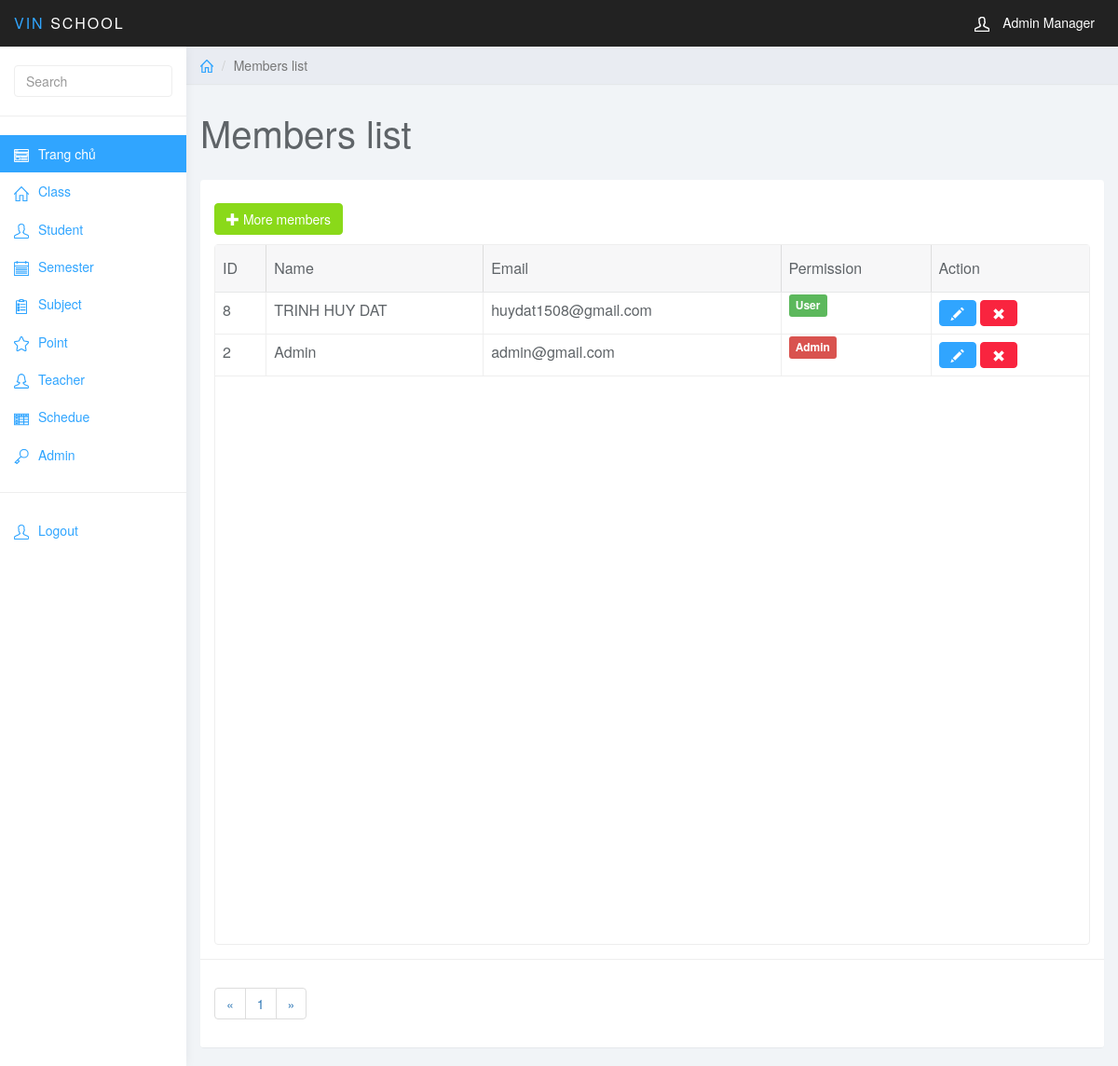
Page /index.php?page_layout=user (signed in) on the committed database.
### tables this page shows
CREATE TABLE `user` (
  `user_id` int(11) NOT NULL,
  `user_full` varchar(255) NOT NULL,
  `user_mail` varchar(255) NOT NULL,
  `user_pass` varchar(255) NOT NULL,
  `user_level` int(1) NOT NULL
);

### user.php (the view)
<div class="col-sm-9 col-sm-offset-3 col-lg-10 col-lg-offset-2 main">
	<div class="row">
		<ol class="breadcrumb">
			<li><a href="#"><svg class="glyph stroked home"><use xlink:href="#stroked-home"></use></svg></a></li>
			<li class="active">Members list</li>
		</ol>
	</div>
	<div class="row">
		<div class="col-lg-12">
			<h1 class="page-header">Members list</h1>
		</div>
	</div>
	<div id="toolbar" class="btn-group">
           <a href="index.php?page_layout=add-user" class="btn btn-success">
               <i class="glyphicon glyphicon-plus"></i> More members
           </a>
       </div>
	<div class="row">
		<div class="col-lg-12">
			<div class="panel panel-default">
				<div class="panel-body">
                       <table
                           data-toolbar="#toolbar"
                           data-toggle="table">
					    <thead>
					    <tr>
					        <th data-field="id" data-sortable="true">ID</th>
					        <th data-field="name"  data-sortable="true">Name</th>
                               <th data-field="price" data-sortable="true">Email</th>
                               <th>Permission</th>
                               <th>Action</th>
					    </tr>
                           </thead>
                           <tbody>
                               <?php
                                   if(isset($_GET["page"])){
                                       $page = $_GET["page"];
                                   }
                                   else{
                                       $page = 1;
                                   }
                                   $rows_per_page = 15;
                                   $per_rows = $page*$rows_per_page - $rows_per_page;
                                   $total_rows = mysqli_num_rows(mysqli_query($conn, "SELECT * FROM user"));
                                   $total_pages = ceil($total_rows/$rows_per_page);
                                   $list_pages = '';
                                   $page_prev = $page - 1;
                                   if($page_prev < 1){
                                       $page_prev = 1;
                                   }
                                   $list_pages .= '<li class="page-item"><a class="page-link" href="index.php?page_layout=user&page='.$page_prev.'">&laquo;</a></li>';
                                   for($i=1; $i<=$total_pages; $i++){
                                       $list_pages .= '<li class="page-item"><a class="page-link" href="index.php?page_layout=user&page='.$i.'">'.$i.'</a></li>';
                                   }
                                   $page_next = $page + 1;
                                   if($page_next > $total_pages){
                                       $page_next = $total_pages;
                                   }
                                   $list_pages .= '<li class="page-item"><a class="page-link" href="index.php?page_layout=user&page='.$page_next.'">&raquo;</a></li>';
                                   $sql = "SELECT * FROM user
                                           ORDER BY user_id DESC
                                           LIMIT $per_rows, $rows_per_page";
                                   $query = mysqli_query($conn, $sql);
                                   while($row = mysqli_fetch_array($query)){
                               ?>
                               <tr>
                                   <td style=""><?php echo $row['user_id'] ?></td>
                                   <td style=""><?php echo $row['user_full'] ?></td>
                                   <td style=""><?php echo $row['user_mail'] ?></td>
                                   <td>
                                       <?php
                                           if ($row['user_level']==1) {
                                               echo '<span class="label label-danger">Admin</span>';
                                           }else{
                                               echo '<span class="label label-success">User</span>';
                                           }
                                       ?>
                                   </td>
                                   <td class="form-group">
                                       <a href="index.php?page_layout=edit-user&user_id=<?php echo $row['user_id'] ?>" class="btn btn-primary"><i class="glyphicon glyphicon-pencil"></i></a>
                                       <a  onclick="return conf();" href="del_user.php?user_id=<?php echo $row["user_id"];?>" class="btn btn-danger"><i class="glyphicon glyphicon-remove"></i></a>
                                   </td>
                               </tr>
                               <?php
                                   }
                               ?>
                           </tbody>
					</table>
                   </div>
                   <div class="panel-footer">
                       <nav aria-label="Page navigation example">
                           <ul class="pagination">
                               <?php echo $list_pages;?>
                           </ul>
                       </nav>
                   </div>
			</div>
		</div>
	</div>
</div>

### css/styles.css (style rules this page uses)
body { background: #f1f4f7; padding-top: 50px; color: #5f6468; }
a, a:hover, a:focus { color: #30a5ff; }
h1, h2, h3, h4, h5, h6 { color: #5f6468; }
h1 { font-weight: 300; font-size: 40px; }
.btn-primary, .btn-primary:hover, .btn-primary:focus, .btn-primary:active, .btn-primary.active, .open > .dropdown-toggle.btn-primary, .btn-primary.disabled, .btn-primary[disabled], fieldset[disabled] .btn-primary, .btn-primary.disabled:hover, .btn-primary[disabled]:hover, fieldset[disabled] .btn-primary:hover, .btn-primary.disabled:focus, .btn-primary[disabled]:focus, fieldset[disabled] .btn-primary:focus, .btn-primary.disabled:active, .btn-primary[disabled]:active, fieldset[disabled] .btn-primary:active, .btn-primary.disabled.active, .btn-primary[disabled].active, fieldset[disabled] .btn-primary.active { background-color: #30a5ff; border-color: #30a5ff; }
.btn-success, .btn-success:hover, .btn-success:focus, .btn-success:active, .btn-success.active, .open > .dropdown-toggle.btn-success, .btn-success.disabled, .btn-success[disabled], fieldset[disabled] .btn-success, .btn-success.disabled:hover, .btn-success[disabled]:hover, fieldset[disabled] .btn-success:hover, .btn-success.disabled:focus, .btn-success[disabled]:focus, fieldset[disabled] .btn-success:focus, .btn-success.disabled:active, .btn-success[disabled]:active, fieldset[disabled] .btn-success:active, .btn-success.disabled.active, .btn-success[disabled].active, fieldset[disabled] .btn-success.active { background-color: #8ad919; border-color: #8ad919; }
.btn-danger, .btn-danger:hover, .btn-danger:focus, .btn-danger:active, .btn-danger.active, .open > .dropdown-toggle.btn-danger, .btn-danger.disabled, .btn-danger[disabled], fieldset[disabled] .btn-danger, .btn-danger.disabled:hover, .btn-danger[disabled]:hover, fieldset[disabled] .btn-danger:hover, .btn-danger.disabled:focus, .btn-danger[disabled]:focus, fieldset[disabled] .btn-danger:focus, .btn-danger.disabled:active, .btn-danger[disabled]:active, fieldset[disabled] .btn-danger:active, .btn-danger.disabled.active, .btn-danger[disabled].active, fieldset[disabled] .btn-danger.active { background-color: #f9243f; border-color: #f9243f; }
.panel { border: 0; }
.panel-footer { background: #fff; border-top: 1px solid #eee; }
.breadcrumb { border-radius: 0; padding: 10px 15px; background: #e9ecf2; box-shadow: 0 1px 1px rgba(0, 0, 0, .05); margin: 0 ; }
h1.page-header { margin-top: 30px; border-bottom: 0; }
.table { background: #fff; }
.breadcrumb .glyph { height: 14px; width: 14px; margin: -2px 0 0 0; stroke-width: 4px; }

### admin.php (style rules this page uses)
table { counter-reset: tableCount; }

### rows in the picture
user: user_id "8", user_full "TRINH HUY DAT", user_mail "huydat1508@gmail.com", user_level "User"
user: user_id "2", user_full "Admin", user_mail "admin@gmail.com", user_level "Admin"
